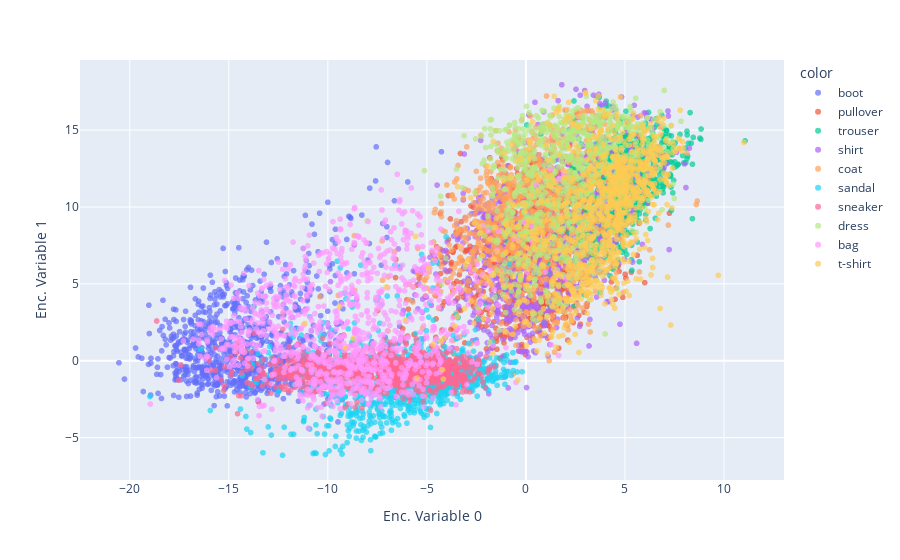

The notebook cell saved with this chart:
### Markdown cell above
This graph shows where each input image is mapped in the encoded space. Since we have just 2 encoded variables, we can easily plot them in a bidimensional space.

### Code cell
import plotly.express as px
px.scatter(encoded_samples, x='Enc. Variable 0', y='Enc. Variable 1', color=[label_names[l] for l in encoded_samples.label.to_numpy()], opacity=0.7)

### Figure 1 — Plotly figure (JSON) as saved in the notebook; plotly's stock layout.template omitted (floating-point values rounded to 4 significant figures; data arrays with more than 128 entries replaced by an {"elided": "..."} marker saying what was removed)
{"data": [{"hovertemplate": "color=boot<br>Enc. Variable 0=%{x}<br>Enc. Variable 1=%{y}<extra></extra>", "legendgroup": "boot", "marker": {"color": "#636efa", "opacity": 0.7, "symbol": "circle"}, "mode": "markers", "name": "boot", "showlegend": true, "type": "scattergl", "x": {"elided": "1000 float values"}, "xaxis": "x", "y": {"elided": "1000 float values"}, "yaxis": "y"}, {"hovertemplate": "color=pullover<br>Enc. Variable 0=%{x}<br>Enc. Variable 1=%{y}<extra></extra>", "legendgroup": "pullover", "marker": {"color": "#EF553B", "opacity": 0.7, "symbol": "circle"}, "mode": "markers", "name": "pullover", "showlegend": true, "type": "scattergl", "x": {"elided": "1000 float values"}, "xaxis": "x", "y": {"elided": "1000 float values"}, "yaxis": "y"}, {"hovertemplate": "color=trouser<br>Enc. Variable 0=%{x}<br>Enc. Variable 1=%{y}<extra></extra>", "legendgroup": "trouser", "marker": {"color": "#00cc96", "opacity": 0.7, "symbol": "circle"}, "mode": "markers", "name": "trouser", "showlegend": true, "type": "scattergl", "x": {"elided": "1000 float values"}, "xaxis": "x", "y": {"elided": "1000 float values"}, "yaxis": "y"}, {"hovertemplate": "color=shirt<br>Enc. Variable 0=%{x}<br>Enc. Variable 1=%{y}<extra></extra>", "legendgroup": "shirt", "marker": {"color": "#ab63fa", "opacity": 0.7, "symbol": "circle"}, "mode": "markers", "name": "shirt", "showlegend": true, "type": "scattergl", "x": {"elided": "1000 float values"}, "xaxis": "x", "y": {"elided": "1000 float values"}, "yaxis": "y"}, {"hovertemplate": "color=coat<br>Enc. Variable 0=%{x}<br>Enc. Variable 1=%{y}<extra></extra>", "legendgroup": "coat", "marker": {"color": "#FFA15A", "opacity": 0.7, "symbol": "circle"}, "mode": "markers", "name": "coat", "showlegend": true, "type": "scattergl", "x": {"elided": "1000 float values"}, "xaxis": "x", "y": {"elided": "1000 float values"}, "yaxis": "y"}, {"hovertemplate": "color=sandal<br>Enc. Variable 0=%{x}<br>Enc. Variable 1=%{y}<extra></extra>", "legendgroup": "sandal", "marker": {"color": "#19d3f3", "opacity": 0.7, "symbol": "circle"}, "mode": "markers", "name": "sandal", "showlegend": true, "type": "scattergl", "x": {"elided": "1000 float values"}, "xaxis": "x", "y": {"elided": "1000 float values"}, "yaxis": "y"}, {"hovertemplate": "color=sneaker<br>Enc. Variable 0=%{x}<br>Enc. Variable 1=%{y}<extra></extra>", "legendgroup": "sneaker", "marker": {"color": "#FF6692", "opacity": 0.7, "symbol": "circle"}, "mode": "markers", "name": "sneaker", "showlegend": true, "type": "scattergl", "x": {"elided": "1000 float values"}, "xaxis": "x", "y": {"elided": "1000 float values"}, "yaxis": "y"}, {"hovertemplate": "color=dress<br>Enc. Variable 0=%{x}<br>Enc. Variable 1=%{y}<extra></extra>", "legendgroup": "dress", "marker": {"color": "#B6E880", "opacity": 0.7, "symbol": "circle"}, "mode": "markers", "name": "dress", "showlegend": true, "type": "scattergl", "x": {"elided": "1000 float values"}, "xaxis": "x", "y": {"elided": "1000 float values"}, "yaxis": "y"}, {"hovertemplate": "color=bag<br>Enc. Variable 0=%{x}<br>Enc. Variable 1=%{y}<extra></extra>", "legendgroup": "bag", "marker": {"color": "#FF97FF", "opacity": 0.7, "symbol": "circle"}, "mode": "markers", "name": "bag", "showlegend": true, "type": "scattergl", "x": {"elided": "1000 float values"}, "xaxis": "x", "y": {"elided": "1000 float values"}, "yaxis": "y"}, {"hovertemplate": "color=t-shirt<br>Enc. Variable 0=%{x}<br>Enc. Variable 1=%{y}<extra></extra>", "legendgroup": "t-shirt", "marker": {"color": "#FECB52", "opacity": 0.7, "symbol": "circle"}, "mode": "markers", "name": "t-shirt", "showlegend": true, "type": "scattergl", "x": {"elided": "1000 float values"}, "xaxis": "x", "y": {"elided": "1000 float values"}, "yaxis": "y"}], "layout": {"legend": {"title": {"text": "color"}, "tracegroupgap": 0}, "margin": {"t": 60}, "xaxis": {"anchor": "y", "domain": [0, 1], "title": {"text": "Enc. Variable 0"}}, "yaxis": {"anchor": "x", "domain": [0, 1], "title": {"text": "Enc. Variable 1"}}}}
